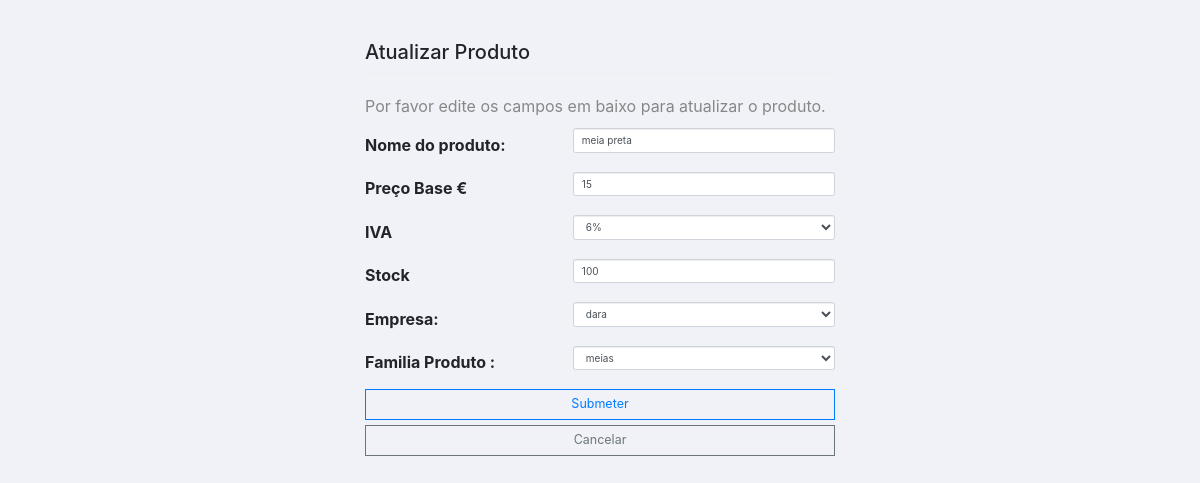
The page /administracao/produtos/update.php?id=1 (signed in) on the database as committed earlier.
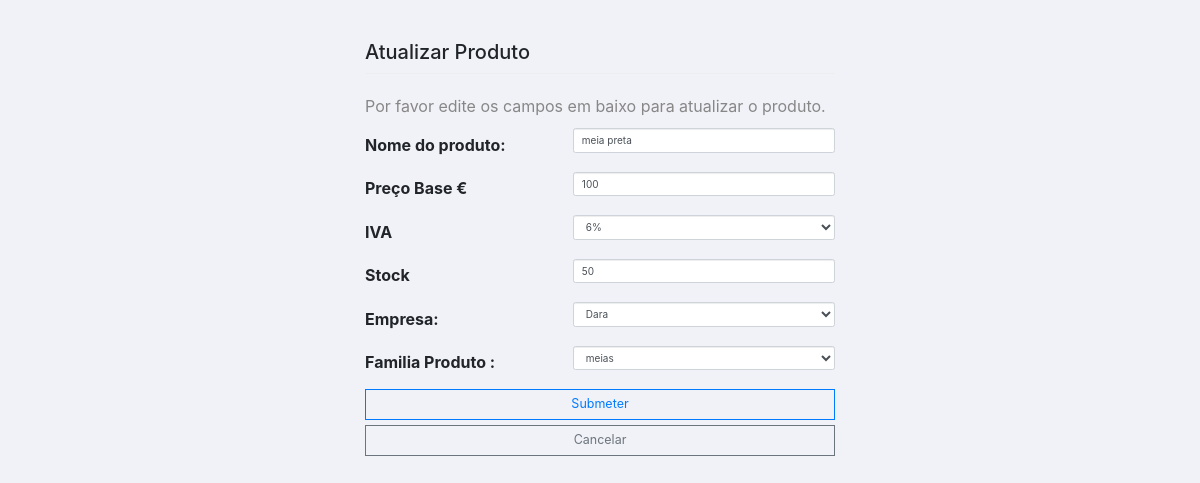
The same page on the database as committed later.
### tables this page shows
CREATE TABLE `produtos` (
  `idprodutos` int(11) NOT NULL,
  `nome` varchar(45) NOT NULL,
  `preco_base` float NOT NULL,
  `iva` float DEFAULT NULL,
  `stock` float NOT NULL,
  `eliminado` int(11) DEFAULT '0',
  `empresa_idEmpresa` int(11) NOT NULL,
  `familia_produto_idfamilia_produto` int(11) NOT NULL,
  `preco_com_iva` float DEFAULT NULL,
  `ano_atual` year(4) DEFAULT '2019',
  `imagem` int(11) NOT NULL
);

CREATE TABLE `empresa` (
  `idEmpresa` int(11) NOT NULL,
  `nome` varchar(256) NOT NULL,
  `sociedade` varchar(256) NOT NULL,
  `patrao` varchar(256) NOT NULL,
  `nif` char(9) NOT NULL
);

CREATE TABLE `familia_produto` (
  `idfamilia_produto` int(11) NOT NULL,
  `familia` varchar(256) DEFAULT NULL,
  `eliminado` int(11) DEFAULT '0'
);

### administracao/produtos/update.php (the view, shortened to what this page needs)
<?php
    require_once "config.php";
    $nome = $preco = $iva = $stock = "";
    if(isset($_GET["id"]) && !empty(trim($_GET["id"]))){
        $id = trim($_GET["id"]);
        $sql = "SELECT * FROM produtos WHERE idprodutos = ?";
        if($stmt = mysqli_prepare($link, $sql)){
            mysqli_stmt_bind_param($stmt, "i", $id);
            if(mysqli_stmt_execute($stmt)){
                $result = mysqli_stmt_get_result($stmt);
                if(mysqli_num_rows($result) == 1){
                    $row = mysqli_fetch_array($result, MYSQLI_ASSOC);
                    $nome = $row["nome"];
                    $preco = $row["preco_base"];
                    $iva = $row["iva"];
                    $stock = $row["stock"];
                    $familia = $row["familia_produto_idfamilia_produto"];
                    $empresa = $row["empresa_idEmpresa"];
                }
            }
        }
    }
?>
<!DOCTYPE html>
<html lang="en">
<head>
    <link rel="stylesheet" href="https://maxcdn.bootstrapcdn.com/bootstrap/3.3.7/css/bootstrap.css">
    <link rel="stylesheet" href="/administracao/vendors/bootstrap/dist/css/bootstrap.min.css">
    <link rel="stylesheet" href="/administracao/vendors/font-awesome/css/font-awesome.min.css">
    <link rel="stylesheet" href="/administracao/vendors/themify-icons/css/themify-icons.css">
    <link rel="stylesheet" href="/administracao/vendors/flag-icon-css/css/flag-icon.min.css">
    <link rel="stylesheet" href="/administracao/vendors/selectFX/css/cs-skin-elastic.css">
    <link rel="stylesheet" href="/administracao/vendors/jqvmap/dist/jqvmap.min.css">
    <link rel="stylesheet" href="/administracao/assets/css/style.css">
</head>
<body>
    <div class="wrapper">
        <div class="container-fluid">
            <div class="row">
                <div class="col-md-12">
                    <div class="page-header">
                        <h2>Atualizar Produto</h2>
                    </div>
                    <p>Por favor edite os campos em baixo para atualizar o produto.</p>
                    <form name="editar_produto <?php echo $_GET['id']?>" id="editar_produto<?php echo $_GET['id']?>" method="post" action="update_mysql.php" enctype="multipart/form-data">
                        <div class="form-group row">
                            <label class="col-sm-5 col-form-label">Nome do produto:</label>
                            <div class="col-sm-7">
                                <input class="form-control" type="text" id="nome" name="nome" required value="<?php echo $nome; ?>">
                            </div>
                        </div>
                        <div class="form-group row">
                            <label class="col-sm-5 col-form-label">Preço Base €</label>
                            <div class="col-sm-7">
                                <input class="form-control" type="number" min="0" step="0.01" name="preco" required value="<?php echo $preco; ?>">
                            </div>
                        </div>
                        <div class="form-group row">
                            <label class="col-sm-5 col-form-label">IVA</label>
                            <div class="col-sm-7">
                                <select name="iva" type="number" required class="form-control" value="<?php echo $iva; ?>">
                                    <option selected="<?php echo $iva == 6; ?>" value="6">6%</option>
                                </select>
                            </div>
                        </div>
                        <div class="form-group row">
                            <label class="col-sm-5 col-form-label">Stock</label>
                            <div class="col-sm-7">
                                <input class="form-control" type="number" min="0" name="stock" required value="<?php echo $stock ; ?>">
                            </div>
                        </div>
                        <div class="form-group row">
                            <label class="col-sm-5 col-form-label">Empresa:</label>
                            <div class="col-sm-7">
                                <select class="form-control" id="empresa" name="empresa" required="required">
                                    <?php
                                    $select = "SELECT
                                                    idEmpresa,
                                                    nome
                                                FROM
                                                    empresa" ;
                                    $resultado = mysqli_query($link, $select);
                                    while ($linha=mysqli_fetch_array($resultado))
                                                {
                                                echo '<option value="'.$linha["idEmpresa"].'" '.($empresa == $linha["idEmpresa"] ? "selected" : "").'>'.utf8_encode($linha["nome"]).'</option>';
                                                };
                                    ?>
                                </select>
                            </div>
                        </div>
                        <div class="form-group row">
                            <label class="col-sm-5 col-form-label">Familia Produto :</label>
                            <div class="col-sm-7">
                                <select class="form-control" id="familiaproduto" name="familiaproduto" required="required">
                                    <br>
                                    <?php
                                    $select = "SELECT
                                                    idfamilia_produto,
                                                    familia
                                                FROM
                                                    familia_produto" ;
                                    $resultado = mysqli_query($link, $select);
                                    while ($linha=mysqli_fetch_array($resultado)){
                                        echo '<option value="'.$linha["idfamilia_produto"].'" '.($familia == $linha["idfamilia_produto"] ? "selected" : "").'>'.utf8_encode($linha["familia"]).'</option>';
                                    };
                                    ?>
                                </select>
                            </div>
                        </div>
                        <button type="submit" class="btn btn-outline-primary btn-lg btn-block">Submeter</button>
                        <a href="/administracao/produtos/index.php" class="btn btn-outline-secondary btn-lg btn-block">Cancelar</a>
                    </form>
                </div>
            </div>
        </div>
    </div>
</body>
</html>

### administracao/produtos/update.php (style rules this page uses)
.wrapper { width: 500px; margin: 0 auto; }

Rows that differ between the two databases and show on the page:
changed produtos "meia preta": preco "15" → "100"; stock "100" → "50"; empresa "dara" → "Dara"
